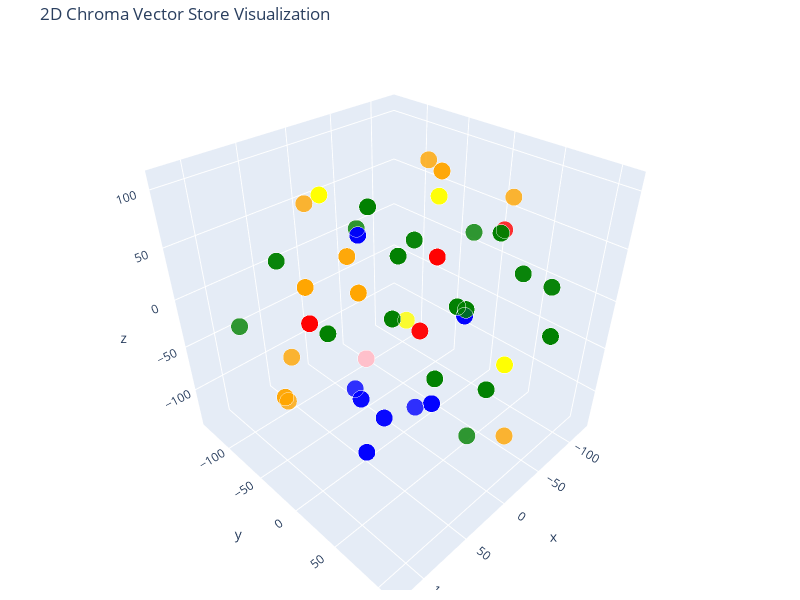

The notebook cell this image was saved under:
### Code cell
hover_text = [
    f"Type: {doc.metadata['doc_type']}<br>Text: {doc.page_content[:100]}..."
    for doc in chunks
]
doc_types = [doc.metadata['doc_type'] for doc in chunks]

# Create 2D scatter plot
fig = go.Figure(data=[
    go.Scatter3d(
        x=reduced_vectors[:, 0],
        y=reduced_vectors[:, 1],
        z=reduced_vectors[:, 2],
        mode='markers',
        marker=dict(
            size=6,
            color=colors,  # color should match number of docs
            opacity=0.8,
            line=dict(width=0.5, color='white')
        ),
        text=hover_text,
        hoverinfo='text'
    )
])

fig.update_layout(
    title='2D Chroma Vector Store Visualization',
    xaxis_title='x',
    yaxis_title='y',
    width=800,
    height=600,
    margin=dict(r=20, b=10, l=10, t=40)
)

fig.show()

### Figure 1 — Plotly figure (JSON) as saved in the notebook; plotly's stock layout.template omitted (floating-point values rounded to 4 significant figures)
{"data": [{"hoverinfo": "text", "marker": {"color": ["blue", "blue", "blue", "blue", "blue", "blue", "green", "green", "green", "green", "green", "green", "green", "green", "green", "green", "green", "green", "green", "green", "red", "red", "red", "orange", "orange", "orange", "orange", "orange", "orange", "yellow", "yellow", "yellow", "pink", "blue", "blue", "blue", "blue", "blue", "blue", "green", "green", "green", "green", "green", "green", "green", "green", "green", "green", "green", "green", "green", "green", "red", "red", "red", "orange", "orange", "orange", "orange", "orange", "orange", "yellow", "yellow", "yellow", "pink", "blue", "blue", "blue", "blue", "blue", "blue", "green", "green", "green", "green", "green", "green", "green", "green", "green", "green", "green", "green", "green", "green", "red", "red", "red", "orange", "orange", "orange", "orange", "orange", "orange", "yellow", "yellow", "yellow", "pink"], "line": {"color": "white", "width": 0.5}, "opacity": 0.8, "size": 6}, "mode": "markers", "text": ["Type: 00_institute_overview<br>Text: // File: about_institute.md\n# About Silver Stone Institute of Engineering\n\nEstablished in 2007, Silv...", "Type: 00_institute_overview<br>Text: The institute boasts state-of-the-art infrastructure including the Aryabhata Innovation Centre and C...", "Type: 00_institute_overview<br>Text: With over 12,000 alumni shaping sectors from aerospace to sustainable energy, SSIE continues to pion...", "Type: 00_institute_overview<br>Text: # Academic Programs Offered\n\nSSIE provides four-year **Bachelor of Technology** degrees across seven...", "Type: 00_institute_overview<br>Text: Additionally, we offer two-year **M.Tech programs** in:  \n- Data Science  \n- Robotics  \n- Smart Infr...", "Type: 00_institute_overview<br>Text: The curriculum undergoes biannual review by our **Industry Advisory Board** chaired by **Dr. Nandini...", "Type: 01_academics<br>Text: // File: courses.md\n# Core Course Offerings\n\n## Foundational Courses\nAll first-year students underta...", "Type: 01_academics<br>Text: Signature courses like Embedded Systems for Indian Conditions emphasize ruggedized design for rural ...", "Type: 01_academics<br>Text: // File: departments.md\n# Academic Departments\n\n## Department of Computer Engineering\nHeaded by Dr. ...", "Type: 01_academics<br>Text: Other departments include Mechanical Engineering (Dr. Arjun Mehta), Electronics (Prof. Sneha Kulkarn...", "Type: 01_academics<br>Text: // File: exam_rules.md\n# Examination Regulations\n\nAll end-semester exams follow FairAssess protocols...", "Type: 01_academics<br>Text: Answer scripts are digitized for seven-year archival. Students access evaluated papers through Exam ...", "Type: 01_academics<br>Text: # Distinguished Faculty Directory\n\nSilver Stone Institute of Engineering (SSIE) is proud of its acco...", "Type: 01_academics<br>Text: **Dr. Kavita Mehra** serves as Dean (Academics) and Professor of Electronics, with over 22 years of ...", "Type: 01_academics<br>Text: **Prof. Rohan Iyer**, Head of the Artificial Intelligence Department, previously worked at DRDO wher...", "Type: 01_academics<br>Text: **Prof. Meera Krishnan**, Head of Biotechnology, is recognized for her research in plant genomics an...", "Type: 01_academics<br>Text: Other esteemed faculty include **Dr. Priya Rajan** (Biotechnology), **Prof. Sneha Kulkarni** (Electr...", "Type: 01_academics<br>Text: All faculty members maintain open-door policies for academic guidance and personal mentorship. Their...", "Type: 01_academics<br>Text: // File: grading_policy.md\n# Academic Evaluation System\n\nSSIE follows a 10-point grading scale where...", "Type: 01_academics<br>Text: The Transparent Evaluation Portal allows revaluation requests within seven days of results. Faculty ...", "Type: 02_admissions<br>Text: // File: admission_process.md\n# Undergraduate Admissions\n\nSSIE admits students through MHT-CET score...", "Type: 02_admissions<br>Text: Admissions conclude by July 15 with orientation commencing August 1. The institute reserves 5% super...", "Type: 02_admissions<br>Text: // File: scholarships.md\n# Financial Support Programs\n\n## Silver Merit Scholarship\nAwarded to top 10...", "Type: 03_student_life<br>Text: // File: clubs_and_societies.md\n# Student Organizations\n\n## CodeRaga Club\nIndia's largest student-ru...", "Type: 03_student_life<br>Text: Other groups include EcoWarriors (environmental audits), Matribhasha Collective (vernacular tech doc...", "Type: 03_student_life<br>Text: // File: cultural_fests.md\n# Annual Events\n\n## Aarohan Fest\nSSIE's flagship cultural festival every ...", "Type: 03_student_life<br>Text: Kala Kumbh arts festival every August showcases traditional crafts, funding tribal schools. All even...", "Type: 03_student_life<br>Text: // File: hostel_rules.md\n# Residential Guidelines\n\n## Shantivan Hostel (Men) & Prakriti Hostel (Wome...", "Type: 03_student_life<br>Text: Guests may visit Sundays 10AM-5PM after biometric registration. Hostel admission requires medical fi...", "Type: 04_infrastructure<br>Text: // File: campus_facilities.md\n# Infrastructure\n\n## Academic Facilities\nVigyan Bhavan central library...", "Type: 04_infrastructure<br>Text: Solar panels meet 70% energy needs. Rainwater harvesting sustains 25-acre greenery. Zero Waste initi...", "Type: 04_infrastructure<br>Text: // File: placement_cell.md\n# Career Development\n\nLed by Mr. Ajay Bannerjee, the placement cell maint...", "Type: 05_contact<br>Text: // File: contact_info.md\n# Institutional Contacts\n\n## Main Campus\nSilver Stone Institute of Engineer..."], "type": "scatter3d", "x": [15.57, 80.62, 86.3, 65.25, 11.6, -21.74, -22.53, 6.673, 18.68, 99.72, 36.88, -68.7, -123.0, -41.32, -47.87, -62.02, -96.25, 108.7, -58.89, -32.53, -1.009, 24.61, -57.32, 68.64, -48.63, -25.18, 74.27, 8.173, -118.8, 37.9, 37.84, -65.57, 46.17, 15.57, 80.62, 88.63, 65.25, 29.98, -21.74, -22.53, 6.673, 18.68, 99.72, 36.88, -108.0, 49.01, -41.32, -47.87, -62.02, -96.25, -91.42, -58.89, -35.0, -22.45, 24.61, -57.32, 68.64, -78.44, -25.18, -2.778, 8.173, 121.7, 37.9, -4.151, -65.57, 46.17, 15.57, 80.62, 88.63, 65.25, 29.98, -21.74, -22.53, 6.673, 18.68, 99.72, 36.88, -108.0, 49.01, -41.32, -47.87, -62.02, -96.25, -91.42, -58.89, -35.0, -22.45, 24.61, -57.32, 68.64, -78.44, -7.39, 91.8, 8.173, 121.7, 37.9, -4.151, -65.57, 46.17], "y": [46.28, 36.64, 93.03, 17.81, -55.11, 45.09, -67.84, -2.115, 101.3, 22.23, 83.68, -136.2, -29.32, -0.1922, -63.92, 101.7, -11.35, -80.94, 46.18, 49.66, 88.98, -101.5, -17.17, -42.15, -23.03, -101.5, -63.38, -48.9, 13.81, -56.11, 37.54, 59.73, 0.9979, 46.28, 36.64, 65.58, 17.81, -25.9, 45.09, -67.84, -2.115, 101.3, 22.23, 83.68, 39.97, -107.8, -0.1922, -63.92, 101.7, -11.35, -77.19, 46.18, 111.1, -3.663, -101.5, -17.17, -42.15, -34.2, -101.5, -131.2, -48.9, -6.728, -56.11, 28.07, 59.73, 0.9979, 46.28, 36.64, 65.58, 17.81, -25.9, 45.09, -67.84, -2.115, 101.3, 22.23, 83.68, 39.97, -107.8, -0.1922, -63.92, 101.7, -11.35, -77.19, 46.18, 111.1, -3.663, -101.5, -17.17, -42.15, -34.2, 105.3, -49.62, -48.9, -6.728, -56.11, 28.07, 59.73, 0.9979], "z": [-67.03, -83.15, 6.851, 98.99, -116.7, 2.889, 60.04, 50.68, -15.14, 37.37, 59.22, -3.518, 12.16, -103.0, -68.46, -8.946, -55.05, -5.322, 64.25, -136.9, 104.9, -56.21, 17.25, 31.69, 107.6, -3.777, -46.64, -4.82, 64.18, 94.86, 25.17, -64.9, -27.42, -67.03, -83.15, -20.26, 98.99, -99.43, 2.889, 60.04, 50.68, -15.14, 37.37, 59.22, 2.741, 19.55, -103.0, -68.46, -8.946, -55.05, -2.435, 64.25, 54.47, -38.08, -56.21, 17.25, 31.69, 85.85, -3.777, 48.16, -4.82, -25.8, 94.86, 107.8, -64.9, -27.42, -67.03, -83.15, -20.26, 98.99, -99.43, 2.889, 60.04, 50.68, -15.14, 37.37, 59.22, 2.741, 19.55, -103.0, -68.46, -8.946, -55.05, -2.435, 64.25, 54.47, -38.08, -56.21, 17.25, 31.69, 85.85, -78.84, -77.07, -4.82, -25.8, 94.86, 107.8, -64.9, -27.42]}], "layout": {"height": 600, "margin": {"b": 10, "l": 10, "r": 20, "t": 40}, "title": {"text": "2D Chroma Vector Store Visualization"}, "width": 800, "xaxis": {"title": {"text": "x"}}, "yaxis": {"title": {"text": "y"}}}}
